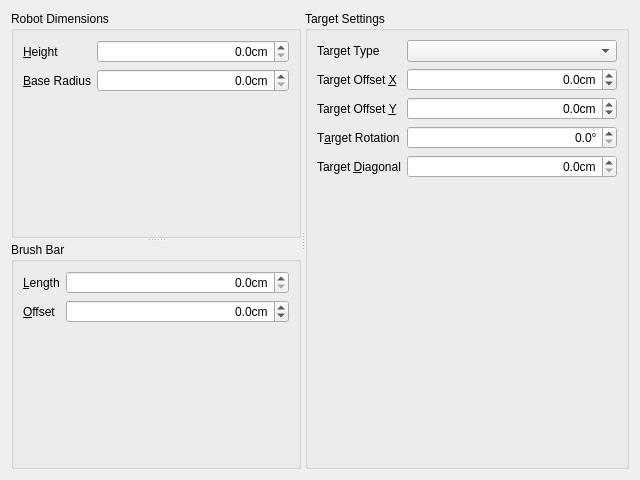
<?xml version="1.0" encoding="UTF-8"?>
<ui version="4.0">
 <class>RobotMetricsWidget</class>
 <widget class="QWidget" name="RobotMetricsWidget">
  <property name="geometry">
   <rect>
    <x>0</x>
    <y>0</y>
    <width>640</width>
    <height>480</height>
   </rect>
  </property>
  <property name="windowTitle">
   <string>Form</string>
  </property>
  <layout class="QHBoxLayout" name="horizontalLayout_3">
   <item>
    <widget class="QSplitter" name="splitter_3">
     <property name="orientation">
      <enum>Qt::Horizontal</enum>
     </property>
     <widget class="QSplitter" name="splitter">
      <property name="orientation">
       <enum>Qt::Vertical</enum>
      </property>
      <widget class="QGroupBox" name="groupBox">
       <property name="title">
        <string>Robot Dimensions</string>
       </property>
       <layout class="QFormLayout" name="formLayout">
        <item row="0" column="0">
         <widget class="QLabel" name="m_dimensionsHeightLabel">
          <property name="text">
           <string>&amp;Height</string>
          </property>
          <property name="buddy">
           <cstring>m_dimensionsHeightSpinBox</cstring>
          </property>
         </widget>
        </item>
        <item row="0" column="1">
         <widget class="QDoubleSpinBox" name="m_dimensionsHeightSpinBox">
          <property name="alignment">
           <set>Qt::AlignRight|Qt::AlignTrailing|Qt::AlignVCenter</set>
          </property>
          <property name="suffix">
           <string>cm</string>
          </property>
          <property name="decimals">
           <number>1</number>
          </property>
          <property name="singleStep">
           <double>0.100000000000000</double>
          </property>
         </widget>
        </item>
        <item row="1" column="0">
         <widget class="QLabel" name="m_dimensionsBaseRadiusLabel">
          <property name="text">
           <string>&amp;Base Radius</string>
          </property>
          <property name="buddy">
           <cstring>m_dimensionsBaseRadiusSpinBox</cstring>
          </property>
         </widget>
        </item>
        <item row="1" column="1">
         <widget class="QDoubleSpinBox" name="m_dimensionsBaseRadiusSpinBox">
          <property name="alignment">
           <set>Qt::AlignRight|Qt::AlignTrailing|Qt::AlignVCenter</set>
          </property>
          <property name="suffix">
           <string>cm</string>
          </property>
          <property name="decimals">
           <number>1</number>
          </property>
          <property name="singleStep">
           <double>0.100000000000000</double>
          </property>
         </widget>
        </item>
       </layout>
      </widget>
      <widget class="QGroupBox" name="groupBox_3">
       <property name="title">
        <string>Brush Bar</string>
       </property>
       <layout class="QFormLayout" name="formLayout_3">
        <item row="0" column="0">
         <widget class="QLabel" name="m_brushBarLengthLabel">
          <property name="text">
           <string>&amp;Length</string>
          </property>
          <property name="buddy">
           <cstring>m_brushBarLengthSpinBox</cstring>
          </property>
         </widget>
        </item>
        <item row="0" column="1">
         <widget class="QDoubleSpinBox" name="m_brushBarLengthSpinBox">
          <property name="alignment">
           <set>Qt::AlignRight|Qt::AlignTrailing|Qt::AlignVCenter</set>
          </property>
          <property name="suffix">
           <string>cm</string>
          </property>
          <property name="decimals">
           <number>1</number>
          </property>
          <property name="singleStep">
           <double>0.100000000000000</double>
          </property>
         </widget>
        </item>
        <item row="1" column="0">
         <widget class="QLabel" name="m_brushBarOffsetLabel">
          <property name="text">
           <string>&amp;Offset</string>
          </property>
          <property name="buddy">
           <cstring>m_brushBarOffsetSpinBox</cstring>
          </property>
         </widget>
        </item>
        <item row="1" column="1">
         <widget class="QDoubleSpinBox" name="m_brushBarOffsetSpinBox">
          <property name="alignment">
           <set>Qt::AlignRight|Qt::AlignTrailing|Qt::AlignVCenter</set>
          </property>
          <property name="suffix">
           <string>cm</string>
          </property>
          <property name="decimals">
           <number>1</number>
          </property>
          <property name="minimum">
           <double>-100.000000000000000</double>
          </property>
          <property name="singleStep">
           <double>0.100000000000000</double>
          </property>
         </widget>
        </item>
       </layout>
      </widget>
     </widget>

	 <widget class="QGroupBox" name="groupBox_2">
       <property name="title">
        <string>Target Settings</string>
       </property>
       <layout class="QHBoxLayout" name="horizontalLayout">
        <item>
         <layout class="QFormLayout" name="formLayout_2">

		 <item row="0" column="0">
           <widget class="QLabel" name="m_targetTypeLabel">
            <property name="text">
             <string>Target Type</string>
            </property>
            <property name="buddy">
             <cstring>m_targetTypeComboBox</cstring>
            </property>
           </widget>
		 </item>

		 <item row="0" column="1">
           <widget class="QComboBox" name="m_targetTypeComboBox">
            <property name="sizePolicy">
             <sizepolicy hsizetype="Expanding" vsizetype="Fixed">
              <horstretch>0</horstretch>
              <verstretch>0</verstretch>
             </sizepolicy>
            </property>
           </widget>
          </item>

		 <item row="1" column="0">
           <widget class="QLabel" name="m_targetOffsetXLabel">
            <property name="text">
             <string>Target Offset &amp;X</string>
            </property>
            <property name="buddy">
             <cstring>m_targetOffsetXSpinBox</cstring>
            </property>
           </widget>
          </item>
          <item row="1" column="1">
           <widget class="QDoubleSpinBox" name="m_targetOffsetXSpinBox">
            <property name="alignment">
             <set>Qt::AlignRight|Qt::AlignTrailing|Qt::AlignVCenter</set>
            </property>
            <property name="suffix">
             <string>cm</string>
            </property>
            <property name="decimals">
             <number>1</number>
            </property>
            <property name="minimum">
             <double>-100.000000000000000</double>
            </property>
            <property name="singleStep">
             <double>0.100000000000000</double>
            </property>
           </widget>
          </item>
          <item row="2" column="0">
           <widget class="QLabel" name="m_targetOffsetYLabel">
            <property name="text">
             <string>Target Offset &amp;Y</string>
            </property>
            <property name="buddy">
             <cstring>m_targetOffsetYSpinBox</cstring>
            </property>
           </widget>
          </item>
          <item row="2" column="1">
           <widget class="QDoubleSpinBox" name="m_targetOffsetYSpinBox">
            <property name="alignment">
             <set>Qt::AlignRight|Qt::AlignTrailing|Qt::AlignVCenter</set>
            </property>
            <property name="suffix">
             <string>cm</string>
            </property>
            <property name="decimals">
             <number>1</number>
            </property>
            <property name="minimum">
             <double>-100.000000000000000</double>
            </property>
            <property name="singleStep">
             <double>0.100000000000000</double>
            </property>
           </widget>
          </item>
          <item row="3" column="0">
           <widget class="QLabel" name="m_targetRotationLabel">
            <property name="text">
             <string>T&amp;arget Rotation</string>
            </property>
            <property name="buddy">
             <cstring>m_targetRotationSpinBox</cstring>
            </property>
           </widget>
          </item>
          <item row="3" column="1">
           <widget class="QDoubleSpinBox" name="m_targetRotationSpinBox">
            <property name="alignment">
             <set>Qt::AlignRight|Qt::AlignTrailing|Qt::AlignVCenter</set>
            </property>
            <property name="suffix">
             <string>°</string>
            </property>
            <property name="decimals">
             <number>1</number>
            </property>
            <property name="maximum">
             <double>360.000000000000000</double>
            </property>
            <property name="singleStep">
             <double>0.100000000000000</double>
            </property>
           </widget>
          </item>
          <item row="4" column="0">
           <widget class="QLabel" name="m_dimensionsTopRadiusLabel">
            <property name="text">
             <string>Target &amp;Diagonal</string>
            </property>
            <property name="buddy">
             <cstring>m_dimensionsTopRadiusSpinBox</cstring>
            </property>
           </widget>
          </item>
          <item row="4" column="1">
           <widget class="QDoubleSpinBox" name="m_dimensionsTopRadiusSpinBox">
            <property name="alignment">
             <set>Qt::AlignRight|Qt::AlignTrailing|Qt::AlignVCenter</set>
            </property>
            <property name="suffix">
             <string>cm</string>
            </property>
            <property name="decimals">
             <number>1</number>
            </property>
            <property name="singleStep">
             <double>0.100000000000000</double>
            </property>
           </widget>
          </item>
         </layout>
        </item>
       </layout>
      </widget>

	  </widget>
   </item>
  </layout>
 </widget>
 <customwidgets>
  <customwidget>
   <class>ImageView</class>
   <extends>QFrame</extends>
   <header>ImageView.h</header>
   <container>1</container>
  </customwidget>
 </customwidgets>
 <resources/>
 <connections/>
</ui>
